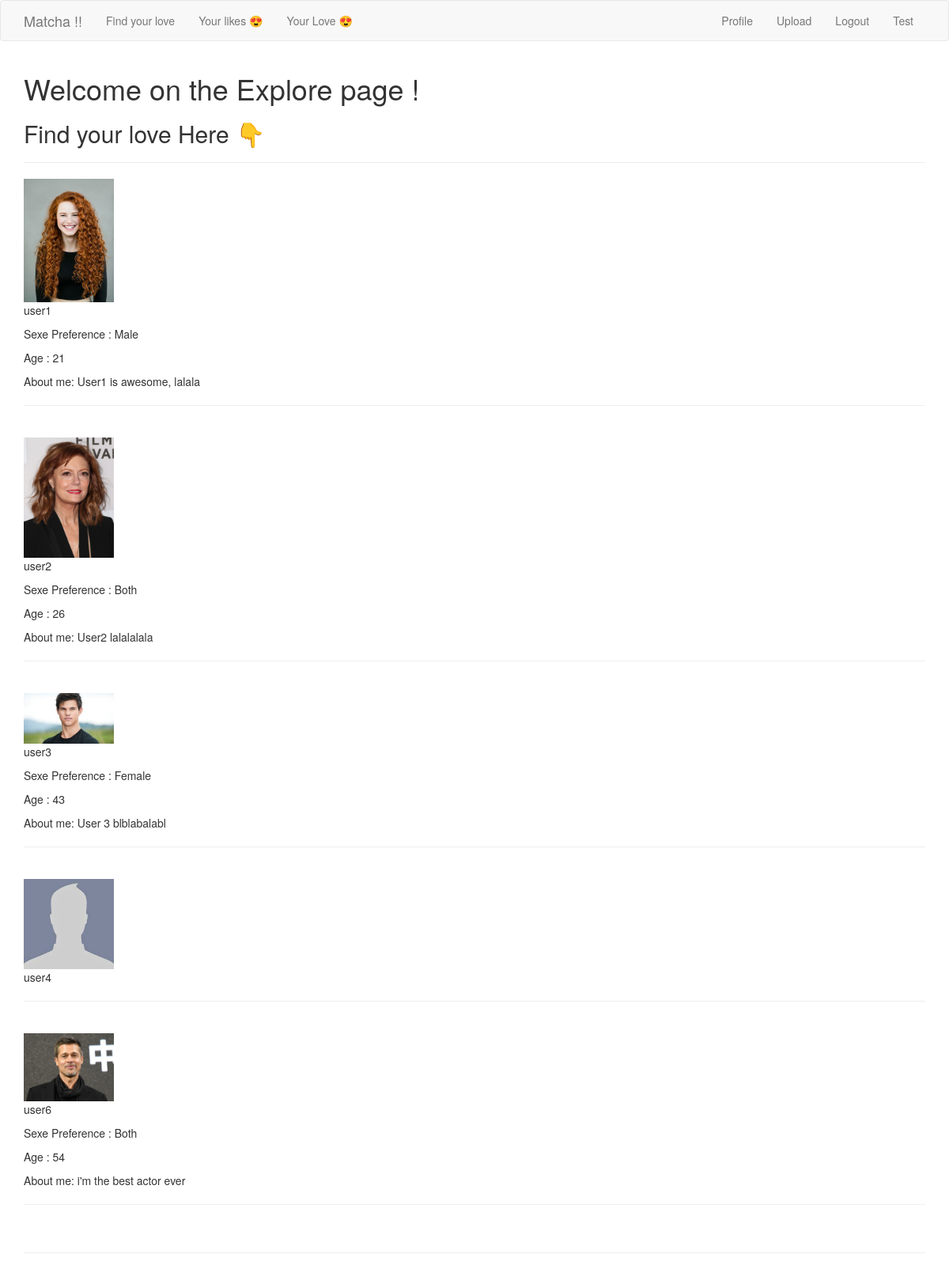
Page /explore/ (signed in) on the committed database.
### app/models.py (models this page shows, shortened)
class User(UserMixin, db.Model):
    id = db.Column(db.Integer, primary_key=True)
    username = db.Column(db.String(64), index=True, unique=True)
    firstname = db.Column(db.String(64), index=True)
    email = db.Column(db.String(120), index=True, unique=True)
    password_hash = db.Column(db.String(128))
    age = db.Column(db.Integer, index=True)
    sexpref = db.Column(db.String(64), index=True)
    fame = db.Column(db.Integer, index=True)
    bio = db.Column(db.String(256), index=True)
    last_seen = db.Column(db.DateTime, default=datetime.utcnow)
    liked = db.relationship(
        'User', secondary=likes,
        primaryjoin=(likes.c.likes_id == id),
        secondaryjoin=(likes.c.liked_id == id),
        backref=db.backref('likes', lazy='dynamic'),lazy='dynamic'
    )
    def profile_pic(self):
        path = os.path.join(os.getenv('PATH_IMAGE', '/static/images') , self.username, 'profile_pic/')
        pic = os.listdir('app' + path)
        if not pic:
            return(os.path.join(os.getenv('PATH_IMAGE', '/static/images/'),'default_prof_pic', 'profile_empty.jpeg'))
        return(path + pic[0])

### app/routes.py (the view)
@app.route('/explore/')
@login_required
def explore():
    profile_list = User.query.all()
    for profile in profile_list:
        if profile == current_user:
            profile_list.remove(profile)
    return render_template('explore.html', title='Explore', profile_list=profile_list)

### app/models.py (called while the page is built)
@login.user_loader
def load_user(id):
    return User.query.get(int(id))

### app/routes.py (called while the page is built)
@app.before_request
def before_request():
    if current_user.is_authenticated:
        current_user.last_seen = datetime.utcnow()
        db.session.commit()

### app/templates/explore.html
{% extends "base.html" %}
{% block app_content %}
    <h1>Welcome on the Explore page !</h1>
    <h2>Find your love Here 👇</h2>
    <hr>
    {% for profile in profile_list %}
        {% include '_sumup.html' %}
    {% endfor %}
    <hr>
{% endblock %}

### app/templates/_sumup.html
{% if  profile.profile_pic()%}
<a href="{{ url_for('user', username=profile.username) }}"><img src="{{ profile.profile_pic() }}" alt="User picture" style="width:10%"></a>
{% endif %}
<p>{{profile.username}}</p>
{% if profile.sexpref %} <p>Sexe Preference : {{profile.sexpref}}</p>{% endif %}
{% if profile.age %} <p>Age : {{profile.age}}</p>{% endif %}
{% if profile.bio %} <p>About me: {{profile.bio}}</p>{% endif %}
<hr>
<br>

### rows in the picture
User: profile_pic (picture), username "user1", sexpref "Male", age "21", bio "User1 is awesome, lalala"
User: profile_pic (picture), username "user2", sexpref "Both", age "26", bio "User2 lalalalala"
User: profile_pic (picture), username "user3", sexpref "Female", age "43", bio "User 3 blblabalabl"
User: profile_pic (picture), username "user4"
User: profile_pic (picture), username "user6", sexpref "Both", age "54", bio "i'm the best actor ever"
